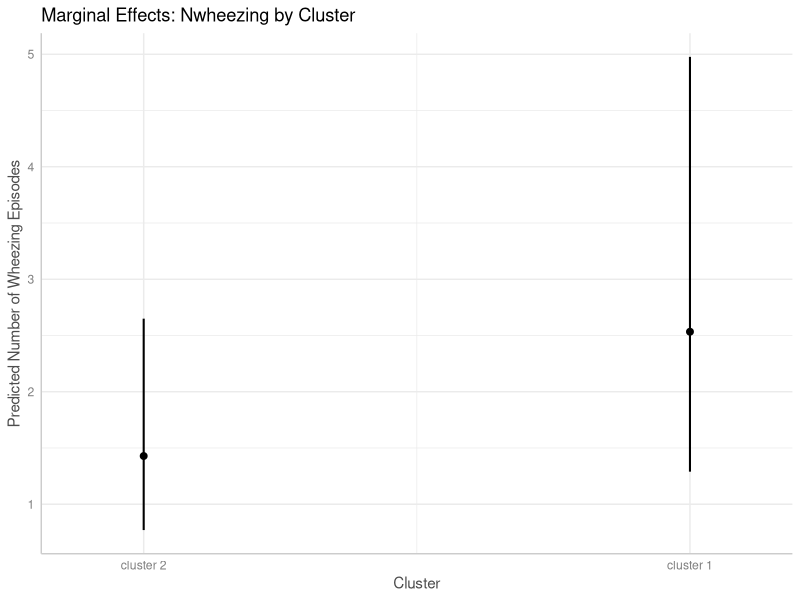
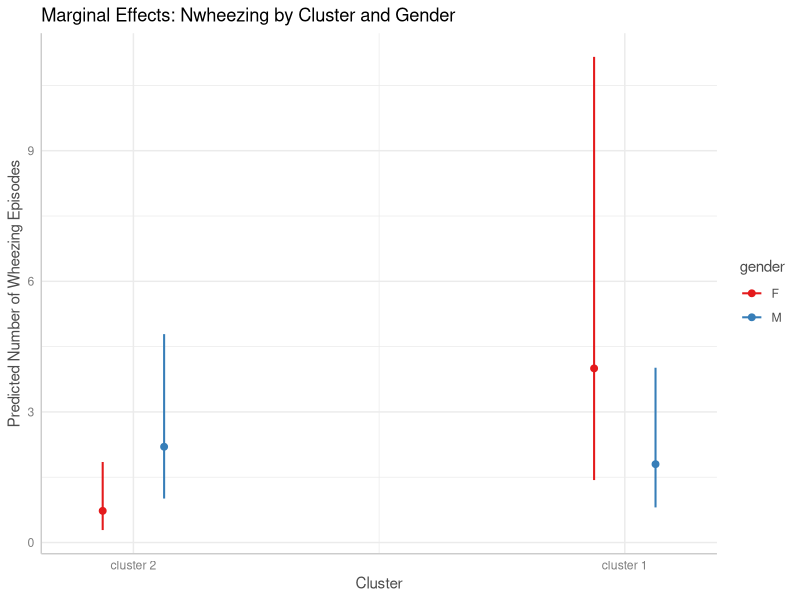
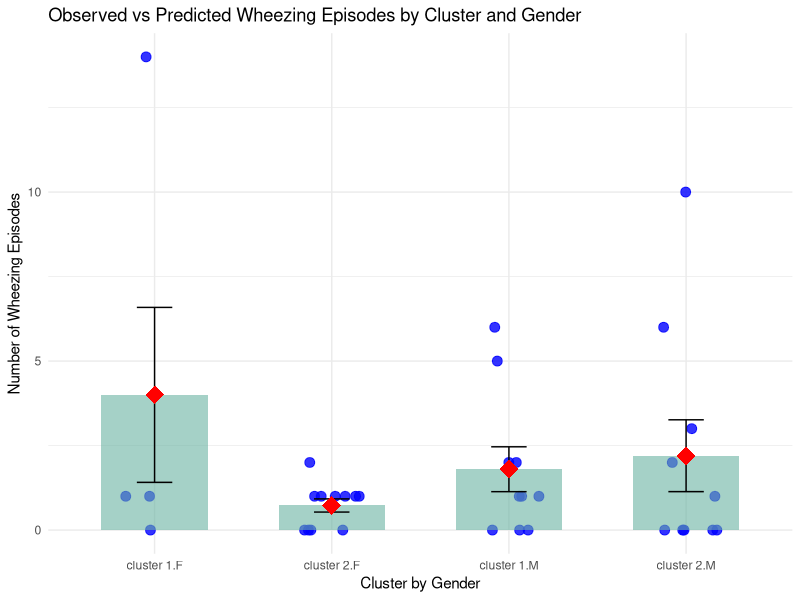

Reproduce these figures in R, in order.


# ======================================
# AERIAL Project – Figure S9 and Fig 3E
# ======================================
# Author: Jose Caparros Martin, PhD
# Email: joseantonio.caparrosmartin@uwa.edu.au
# License: MIT
# Disclaimer: Provided "as is" for academic/research use.
# Date: 2025-08-05


# --------- Load Required Libraries ---------
library(MASS)
library(ggeffects)
library(AER)
library(ggplot2)
library(dplyr)
library(emmeans)

# --------- Load Input Data ---------
metadata_cross2 <- read.csv("data/metadata_cross_shann_dirichlet.csv", sep = ";")

# ====================================================
# Model 1: Poisson Regression (Unadjusted)
# ====================================================
poisson_model <- glm(
  nwheezing ~ Endotype_label,
  family = poisson(link = "log"),
  data = metadata_cross2
)

summary(poisson_model)
exp(coef(poisson_model))            # Incidence Rate Ratios (IRRs)
exp(confint(poisson_model))        # 95% Confidence Intervals

# Check for overdispersion
disp_test <- AER::dispersiontest(poisson_model) 
print(disp_test)

# Overdispersion found? Use Negative Binomial
# ====================================================
# Model 2: Negative Binomial (Unadjusted)
# ====================================================
nb_model1 <- glm.nb(nwheezing ~ Endotype_label, data = metadata_cross2)

summary(nb_model1)
exp(coef(nb_model1))               # IRRs
exp(confint(nb_model1))           # 95% CIs

# Marginal Effects Plot
marginal_nb1 <- ggpredict(nb_model1, terms = c("Endotype_label"))

pdf("figures/S9A.pdf", width = 8, height = 8)
plot(marginal_nb1) +
  ggtitle("Marginal Effects: Nwheezing by Cluster") +
  ylab("Predicted Number of Wheezing Episodes") +
  xlab("Cluster")
dev.off()

# ====================================================
# Model 3: Negative Binomial Adjusted for Gender
# ====================================================
nb_model2 <- glm.nb(nwheezing ~ Endotype_label * gender, data = metadata_cross2)

summary(nb_model2)

# Check dispersion
dispersion_nb2 <- sum(residuals(nb_model2, type = "pearson")^2) / nb_model2$df.residual
cat("Dispersion ratio:", dispersion_nb2, "\n")  # Should be ~1

exp(coef(nb_model2))              # IRRs
exp(confint(nb_model2))          # 95% CIs

# Marginal Effects Plot (adjusted)
marginal_nb2 <- ggpredict(nb_model2, terms = c("Endotype_label", "gender"))

pdf("figures/S9B.pdf", width = 8, height = 8)
plot(marginal_nb2) +
  ggtitle("Marginal Effects: Nwheezing by Cluster and Gender") +
  ylab("Predicted Number of Wheezing Episodes") +
  xlab("Cluster")
dev.off()

# ====================================================
# Generate Predicted vs Observed Plot
# ====================================================
# Extract model frame (actual data used)
model_data <- model.frame(nb_model2)

# Add predicted values
model_data$predicted <- predict(nb_model2, type = "response")

# Group-level means for plotting
summary_data <- model_data %>%
  group_by(Endotype_label, gender) %>%
  summarise(
    mean_obs = mean(nwheezing, na.rm = TRUE),
    se_obs = sd(nwheezing, na.rm = TRUE) / sqrt(n()),
    mean_pred = mean(predicted, na.rm = TRUE),
    .groups = "drop"
  )

# Plot: Observed vs Predicted Wheeze Episodes
pdf("figures/Fig3E.pdf", 8, 8)
ggplot(model_data, aes(x = interaction(Endotype_label, gender), y = nwheezing)) +
  geom_jitter(
    position = position_jitter(width = 0.2, height = 0),
    alpha = 0.8,
    size = 3,
    color = "blue"
  ) +
  stat_summary(
    fun = mean,
    geom = "bar",
    fill = "#69b3a2",
    alpha = 0.6,
    width = 0.6
  ) +
  stat_summary(
    fun.data = mean_se,
    geom = "errorbar",
    width = 0.2,
    color = "black"
  ) +
  geom_point(aes(y = predicted), shape = 18, size = 6, color = "red") +
  labs(
    x = "Cluster by Gender",
    y = "Number of Wheezing Episodes",
    title = "Observed vs Predicted Wheezing Episodes by Cluster and Gender"
  ) +
  theme_minimal()
dev.off()

# ====================================================
# Marginal Means and Contrast Test (Dunnett)
# ====================================================
emm <- emmeans(nb_model2, ~ Endotype_label | gender)

# Pairwise comparisons using Dunnett adjustment
contrast_results <- contrast(emm, method = "trt.vs.ctrl", adjust = "dunnett")
print(summary(contrast_results))
